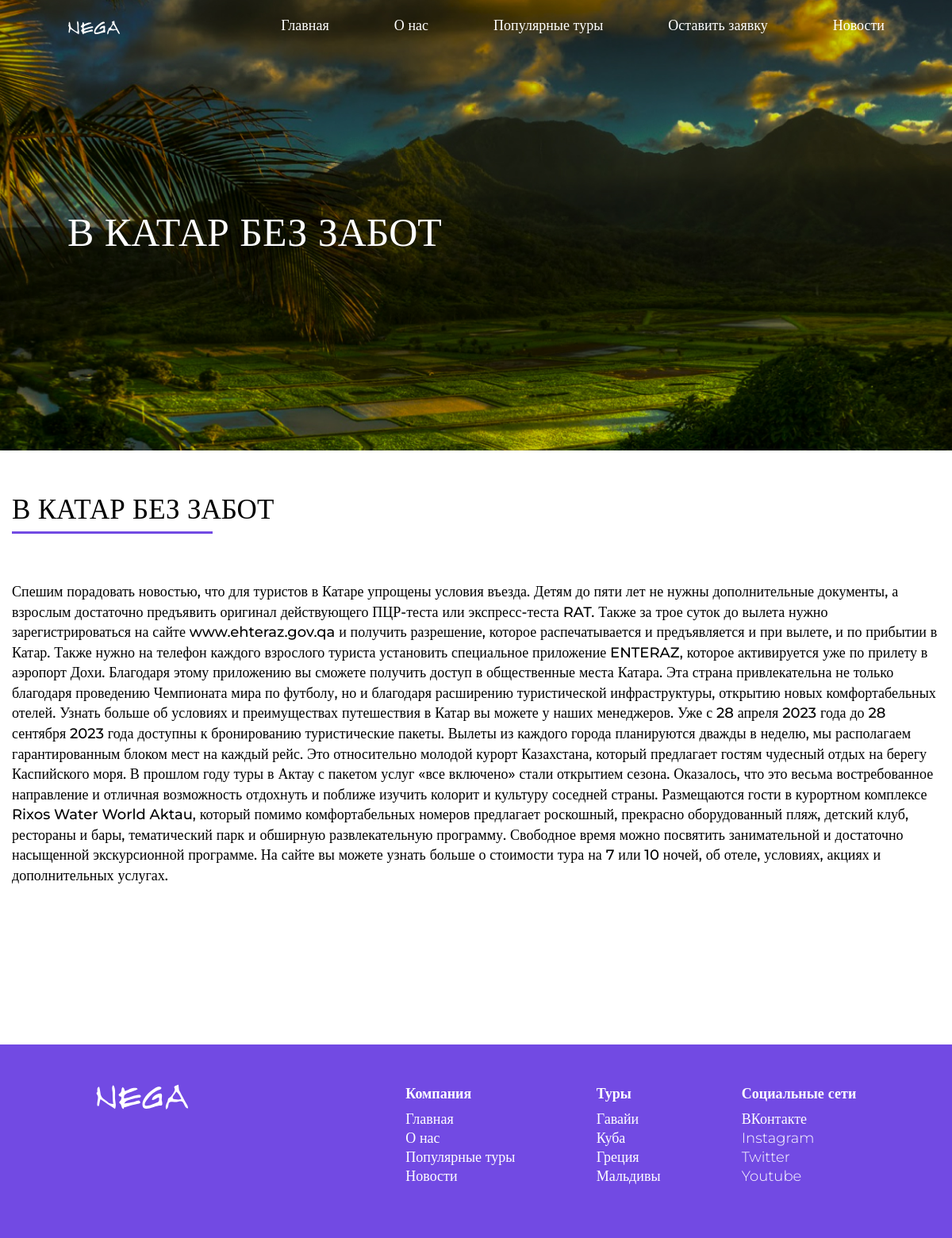
The page /select/news/1/ on the database its author committed.
### mainapp/models.py (models this page shows, shortened)
class News(models.Model):
    name = models.CharField(verbose_name='Название новости', max_length=120)
    image = models.ImageField(verbose_name='Изображение новости', upload_to='news/%Y/%m/%d')
    description = models.CharField(verbose_name='Описание новости', max_length=300  )
    backround = models.ImageField(verbose_name='Фон главного экрана', upload_to='bg/%Y/%m/%d', blank=True)
    detailed_desc = models.CharField(verbose_name='Подробное описание', max_length=10000, default=0)
    created_at = models.DateTimeField(auto_now_add=True)
    updated_at = models.DateTimeField(auto_now=True)
    class Meta:
        verbose_name = 'Новость'
        verbose_name_plural = 'Новости'

### mainapp/views.py (the view)
# urls.py: path('select/news/<int:id>/', mainapp.select_news, name='select_news'),
def select_news(request, id):
    news = get_object_or_404(News, id=id)
    context = {
        'title': news.name,
        'news': news
    }
    return render(request, 'mainapp/select_news.html', context)

### mainapp/templates/mainapp/select_news.html (shortened to what this page needs)
{% extends 'mainapp/base.html' %}
{% load static %}
{% block content %}
        <link href="{% static 'css/news-style.css' %}" rel="stylesheet">
    <main class="main">
        <section class="introlol">
            <div class="wrapper">
                <h1 class="intro_title">
                    {{ news.name|capfirst }}
                </h1>
            </div>
        </section>
        <section class="places">
            <div class="wrapper-full">
                <div class="Island_caption">
                    <h2 id="opis" class="Island-title section-title">{{ news.name|capfirst }}</h2>
                    <h3 class="island-desc">{{ news.detailed_desc|linebreaks }}</h3>
                </div>
            </div>
        </section>
    </main>
{% endblock %}

### static/css/style.css (style rules this page uses)
* { margin: 0; padding: 0; scroll-behavior:smooth; -webkit-transition-duration: .2s; }
html { box-sizing: border-box; }
*, *::before, *::after { box-sizing: inherit; }
body { font-family: 'Montserrat'; font-style: normal; font-size: 16px; line-height: 1.2; font-weight: normal; color: #000000; }
.wrapper { max-width: 1060px; margin: 0 auto; padding: 0 15px; }
.wrapper-full { max-width: 1262px; margin: 0 auto; padding: 0 15px; }
.section-title { font-weight: 500; font-size: 35px; line-height: 42px; position: relative; padding-bottom: 10px; }
.section-title::after { display: block; content: ''; width: 253px; height: 3px; background-color: #724AE3; position: absolute; bottom: 0; left: 0; }
.intro_title { max-width: 800px; font-weight: 500; font-size: 50px; line-height: 60px; color: white; margin-bottom: 22px; }
.places { margin-bottom: 131px; }

### static/css/news-style.css (style rules this page uses)
* { margin: 0; padding: 0; scroll-behavior:smooth; -webkit-transition-duration: .2s; }
html { box-sizing: border-box; }
*, *::before, *::after { box-sizing: inherit; }
body { font-family: 'Montserrat'; font-style: normal; font-size: 16px; line-height: 1.2; font-weight: normal; color: #000000; }
.wrapper { max-width: 1060px; margin: 0 auto; padding: 0 15px; }
.wrapper-full { max-width: 1262px; margin: 0 auto; padding: 0 15px; }
.section-title { font-weight: 500; font-size: 35px; line-height: 42px; position: relative; padding-bottom: 10px; }
.section-title::after { display: block; content: ''; width: 253px; height: 3px; background-color: #724AE3; position: absolute; bottom: 0; left: 0; }
.intro_title { max-width: 800px; font-weight: 500; font-size: 50px; line-height: 60px; color: white; margin-bottom: 22px; }
.section-title { padding-top: 53px; }
.island-desc { line-height: 142.4%; font-size: 18px; font-weight: 500; padding: 53px 0; }

### rows shown on the page
News: name "В КАТАР БЕЗ ЗАБОТ", detailed_desc "Спешим порадовать новостью, что для туристов в Катаре упрощены условия въезда. Детям до пяти лет не нужны дополнительные документы, а взрослым достаточно предъявить оригинал действующего ПЦР-теста или экспресс-теста RAT. Также за трое суток до вылета нужно зарегистрироваться на сайте www.ehteraz.gov.qa и получить разрешение, которое распечатывается и предъявляется и при вылете, и по прибытии в Катар. Также нужно на телефон каждого взрослого туриста установить специальное приложение ENTERAZ, которое активируется уже по прилету в аэропорт Дохи. Благодаря этому приложению вы сможете получить доступ в общественные места Катара. Эта страна привлекательна не только благодаря проведению Чемпионата…"
